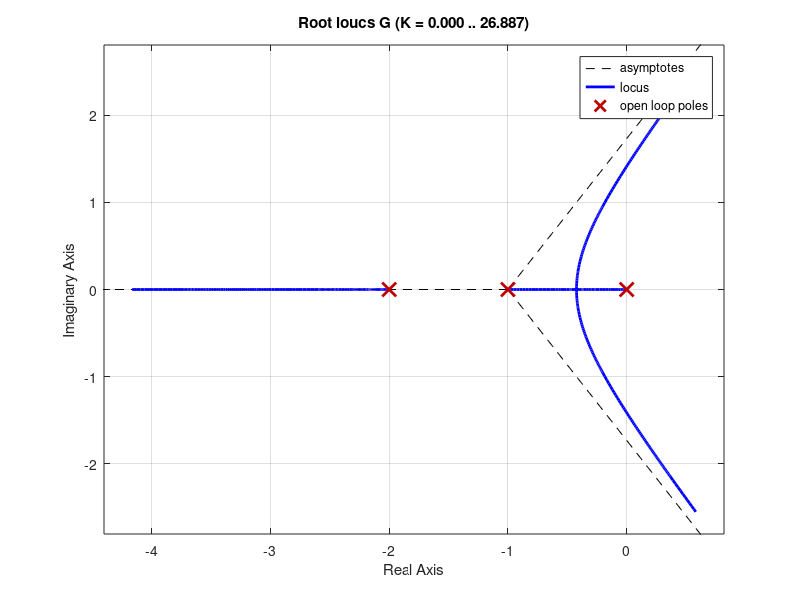

MATLAB code to generate this figure: (Note: this script raises an error after producing the figure.)
% ej0516_compretraso

G=tf([1.06],conv([1 0],conv([1 1],[1 2])))

rlocus(G)

pd=-0.3307+0.5864*1i;

B=10;
z=0.05;
p=z/B;
% simbolico
syms s
Gcs=(s+z)/(s+p);
angGcs=double(angle(subs(Gcs,s,pd)))*180/pi


% lugar de las raices con el contralador
Gc=tf([1 z],[1 p]);
figure
rlocus(G*Gc)

